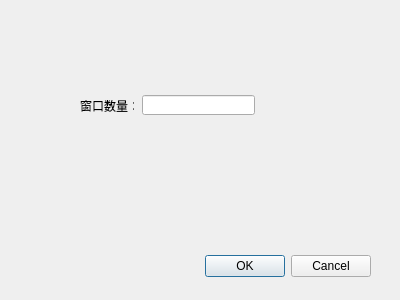
<?xml version="1.0" encoding="UTF-8"?>
<ui version="4.0">
 <class>SetWndNum</class>
 <widget class="QDialog" name="SetWndNum">
  <property name="geometry">
   <rect>
    <x>0</x>
    <y>0</y>
    <width>400</width>
    <height>300</height>
   </rect>
  </property>
  <property name="windowTitle">
   <string>Dialog</string>
  </property>
  <widget class="QWidget" name="layoutWidget">
   <property name="geometry">
    <rect>
     <x>20</x>
     <y>250</y>
     <width>351</width>
     <height>33</height>
    </rect>
   </property>
   <layout class="QHBoxLayout">
    <property name="spacing">
     <number>6</number>
    </property>
    <property name="leftMargin">
     <number>0</number>
    </property>
    <property name="topMargin">
     <number>0</number>
    </property>
    <property name="rightMargin">
     <number>0</number>
    </property>
    <property name="bottomMargin">
     <number>0</number>
    </property>
    <item>
     <spacer>
      <property name="orientation">
       <enum>Qt::Horizontal</enum>
      </property>
      <property name="sizeHint" stdset="0">
       <size>
        <width>131</width>
        <height>31</height>
       </size>
      </property>
     </spacer>
    </item>
    <item>
     <widget class="QPushButton" name="okButton">
      <property name="text">
       <string>OK</string>
      </property>
     </widget>
    </item>
    <item>
     <widget class="QPushButton" name="cancelButton">
      <property name="text">
       <string>Cancel</string>
      </property>
     </widget>
    </item>
   </layout>
  </widget>
  <widget class="QLineEdit" name="line_edit">
   <property name="geometry">
    <rect>
     <x>142</x>
     <y>95</y>
     <width>113</width>
     <height>20</height>
    </rect>
   </property>
  </widget>
  <widget class="QLabel" name="label">
   <property name="geometry">
    <rect>
     <x>80</x>
     <y>100</y>
     <width>54</width>
     <height>12</height>
    </rect>
   </property>
   <property name="text">
    <string>窗口数量：</string>
   </property>
  </widget>
 </widget>
 <resources/>
 <connections>
  <connection>
   <sender>okButton</sender>
   <signal>clicked()</signal>
   <receiver>SetWndNum</receiver>
   <slot>accept()</slot>
   <hints>
    <hint type="sourcelabel">
     <x>278</x>
     <y>253</y>
    </hint>
    <hint type="destinationlabel">
     <x>96</x>
     <y>254</y>
    </hint>
   </hints>
  </connection>
  <connection>
   <sender>cancelButton</sender>
   <signal>clicked()</signal>
   <receiver>SetWndNum</receiver>
   <slot>reject()</slot>
   <hints>
    <hint type="sourcelabel">
     <x>369</x>
     <y>253</y>
    </hint>
    <hint type="destinationlabel">
     <x>179</x>
     <y>282</y>
    </hint>
   </hints>
  </connection>
 </connections>
</ui>
